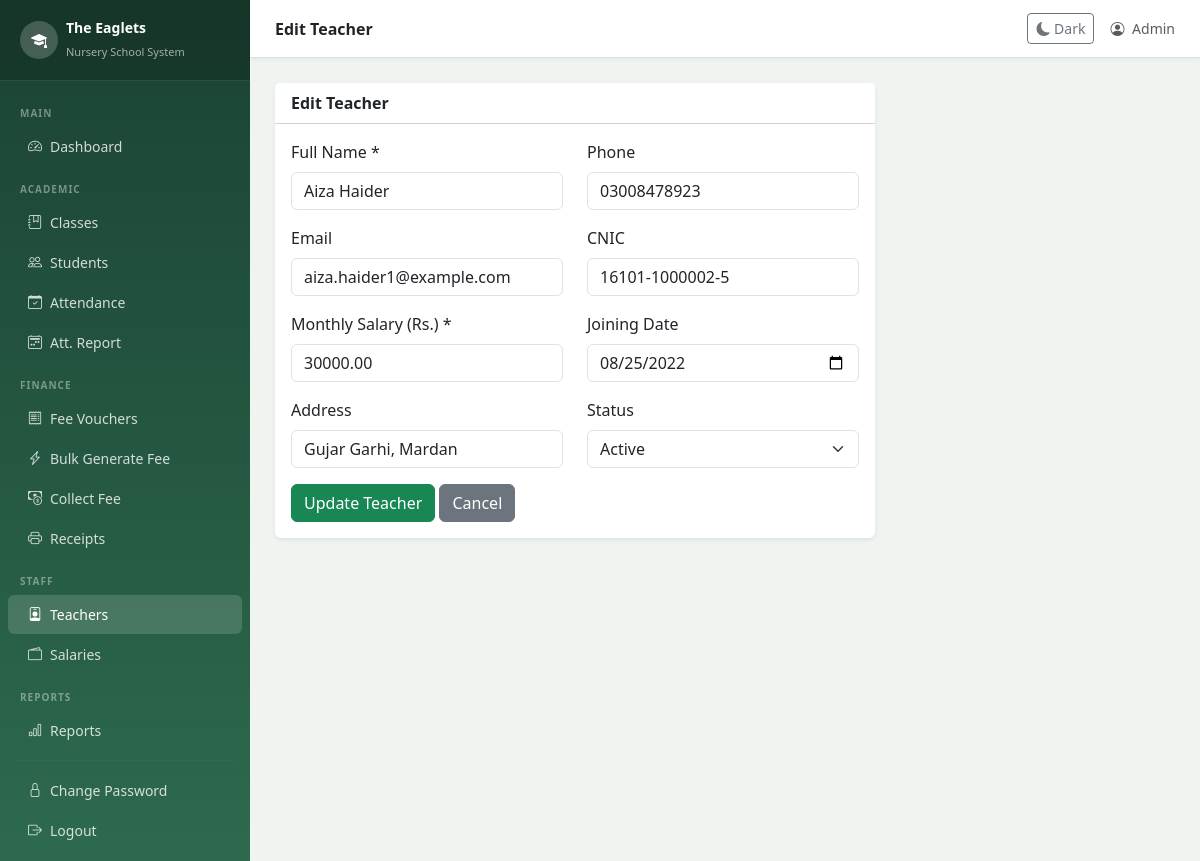
Screenshot of /teachers/edit.php?id=2 (signed in) with the database file from the repository.
### tables this page shows
CREATE TABLE teachers (
    id INT AUTO_INCREMENT PRIMARY KEY,
    full_name VARCHAR(150) NOT NULL,
    phone VARCHAR(20),
    email VARCHAR(100),
    cnic VARCHAR(20),
    address TEXT,
    joining_date DATE,
    monthly_salary DECIMAL(10,2) DEFAULT 0,
    status ENUM('active','inactive') DEFAULT 'active',
    created_at TIMESTAMP DEFAULT CURRENT_TIMESTAMP
);

### teachers/edit.php (the view, shortened to what this page needs)
<?php
require_once $_SERVER['DOCUMENT_ROOT'] . '/04. eaglets_school/config/db.php';
$id      = intval($_GET['id'] ?? 0);
$teacher = mysqli_fetch_assoc(mysqli_query($conn, "SELECT * FROM teachers WHERE id=$id"));
require_once '../includes/header.php';
?>
<div class="card border-0 shadow-sm" style="max-width:600px">
    <div class="card-header bg-white fw-bold">Edit Teacher</div>
    <div class="card-body">
        <form method="POST">
            <div class="row">
                <div class="col-md-6 mb-3">
                    <label class="form-label">Full Name *</label>
                    <input type="text" name="full_name" class="form-control"
                           value="<?= htmlspecialchars($teacher['full_name']) ?>" required>
                </div>
                <div class="col-md-6 mb-3">
                    <label class="form-label">Phone</label>
                    <input type="text" name="phone" class="form-control"
                           value="<?= htmlspecialchars($teacher['phone']) ?>">
                </div>
                <div class="col-md-6 mb-3">
                    <label class="form-label">Email</label>
                    <input type="email" name="email" class="form-control"
                           value="<?= htmlspecialchars($teacher['email']) ?>">
                </div>
                <div class="col-md-6 mb-3">
                    <label class="form-label">CNIC</label>
                    <input type="text" name="cnic" class="form-control"
                           value="<?= htmlspecialchars($teacher['cnic']) ?>">
                </div>
                <div class="col-md-6 mb-3">
                    <label class="form-label">Monthly Salary (Rs.) *</label>
                    <input type="number" name="monthly_salary" class="form-control"
                           value="<?= $teacher['monthly_salary'] ?>" required>
                </div>
                <div class="col-md-6 mb-3">
                    <label class="form-label">Joining Date</label>
                    <input type="date" name="joining_date" class="form-control"
                           value="<?= $teacher['joining_date'] ?>">
                </div>
                <div class="col-md-6 mb-3">
                    <label class="form-label">Address</label>
                    <input type="text" name="address" class="form-control"
                           value="<?= htmlspecialchars($teacher['address']) ?>">
                </div>
                <div class="col-md-6 mb-3">
                    <label class="form-label">Status</label>
                    <select name="status" class="form-select">
                        <option value="active"
                            <?= $teacher['status']==='active'?'selected':'' ?>>Active</option>
                    </select>
                </div>
            </div>
            <button type="submit" class="btn btn-success">Update Teacher</button>
            <a href="index.php" class="btn btn-secondary">Cancel</a>
        </form>
    </div>
</div>
<?php require_once '../includes/footer.php'; ?>

### includes/header.php (style rules this page uses)
body { background-color: #f0f4f0; }

### rows the page displays
teachers: full_name "Aiza Haider", phone "03008478923", email "aiza.haider1@example.com", cnic "16101-1000002-5", monthly_salary "30000.00", joining_date "08/25/2022", address "Gujar Garhi, Mardan", status "Active"

### other values shown
$pageTitle "Edit Teacher"
$_SESSION['full_name'] "Admin"
